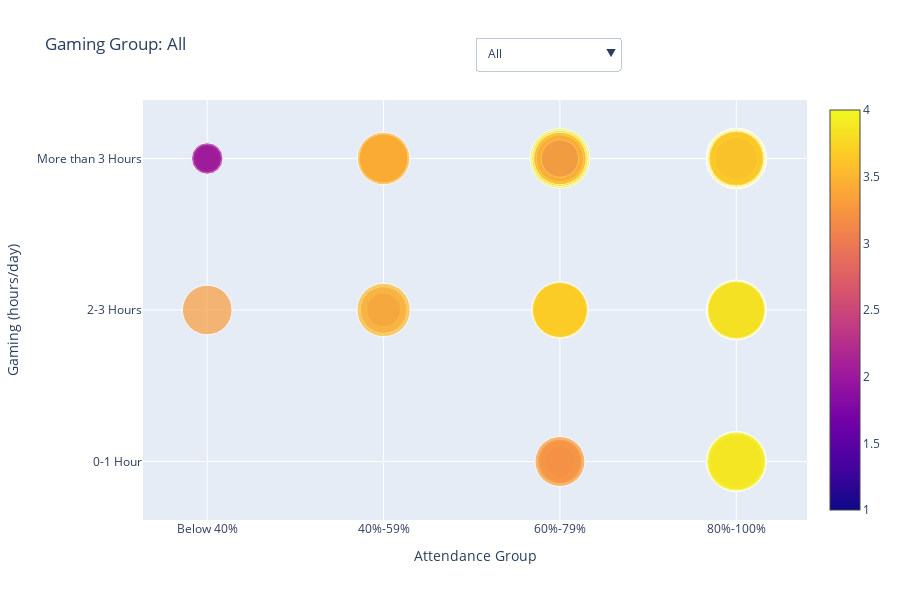

The notebook cell saved with this chart:
### Markdown cell above
#### 3.2.3 Argument 3 voor perspectief 2: Lage aanwezigheid en veel gamen schaden studieprestaties

De bubble chart toont het verband tussen dagelijkse gametijd, schoolaanweziheid en cijfers (CGPA). Hieruit blijkt duidelijk dat meer gamen samenhangt met lagere studieprestaties.

### Code cell
import pandas as pd
import plotly.graph_objects as go

# Load datasets
df1 = pd.read_csv("StudentPerformanceFactors.csv")
df2 = pd.read_csv("gameandgrade.csv")
df3 = pd.read_csv("ResearchInformation3.csv")

# Select the dataset with required columns
for df_candidate in [df1, df2, df3]:
    if {"Gaming", "Attendance", "Overall"}.issubset(df_candidate.columns):
        df = df_candidate
        break
else:
    raise ValueError("No dataset contains all required columns.")

# Clean and prepare data
df_clean = df[["Gaming", "Attendance", "Overall"]].dropna().copy()

# Define categorical order
gaming_order = ["More than 3 Hours", "2-3 Hours", "0-1 Hour"]
attendance_order = ["Below 40%", "40%-59%", "60%-79%", "80%-100%"]

df_clean["Gaming"] = pd.Categorical(df_clean["Gaming"], categories=gaming_order, ordered=True)
df_clean["Attendance"] = pd.Categorical(df_clean["Attendance"], categories=attendance_order, ordered=True)

# Create trace for "All"
trace_all = go.Scatter(
    x=df_clean["Attendance"],
    y=df_clean["Gaming"],
    mode='markers',
    name="All",
    visible=True,
    marker=dict(
        size=df_clean["Overall"] * 15,
        color=df_clean["Overall"],
        colorscale="Plasma",
        showscale=True  # Colorbar is shown
    ),
    text=[f"Attendance: {a}<br>Gaming: {g}<br>CGPA: {c:.2f}" 
          for a, g, c in zip(df_clean["Attendance"], df_clean["Gaming"], df_clean["Overall"])],
    hoverinfo='text'
)

# Create traces per gaming group
group_traces = []
for group in gaming_order:
    group_data = df_clean[df_clean["Gaming"] == group]
    trace = go.Scatter(
        x=group_data["Attendance"],
        y=group_data["Gaming"],
        mode='markers',
        name=group,
        visible=False,
        marker=dict(
            size=group_data["Overall"] * 15,
            color=group_data["Overall"],
            colorscale="Plasma",
            showscale=True  # Colorbar
        ),
        text=[f"Attendance: {a}<br>CGPA: {c:.2f}" 
              for a, c in zip(group_data["Attendance"], group_data["Overall"])],
        hoverinfo='text'
    )
    group_traces.append(trace)

# All traces
all_traces = [trace_all] + group_traces

# Dropdown buttons
dropdown_buttons = [
    dict(
        label="All",
        method="update",
        args=[
            {"visible": [True] + [False]*len(gaming_order)},
            {"title": "Gaming Group: All"}
        ]
    )
]

for i, group in enumerate(gaming_order):
    visible_array = [False] * (len(gaming_order) + 1)
    visible_array[i + 1] = True
    dropdown_buttons.append(
        dict(
            label=group,
            method="update",
            args=[
                {"visible": visible_array},
                {"title": f"Gaming Group: {group}"}
            ]
        )
    )

# Layout
layout = go.Layout(
    title="Gaming Group: All",
    xaxis=dict(title="Attendance Group", categoryorder='array', categoryarray=attendance_order),
    yaxis=dict(title="Gaming (hours/day)", categoryorder='array', categoryarray=gaming_order[::-1]),
    updatemenus=[
        dict(
            buttons=dropdown_buttons,
            direction="down",
            showactive=True,
            x=0.5,
            xanchor="left",
            y=1.15,
            yanchor="top"
        )
    ],
    margin=dict(t=100),
    height=600
)

# Show figure
fig = go.Figure(data=all_traces, layout=layout)
fig.show()

### Figure 1 — Plotly figure (JSON) as saved in the notebook; plotly's stock layout.template omitted (floating-point values rounded to 4 significant figures; data arrays with more than 128 entries replaced by an {"elided": "..."} marker saying what was removed)
{"data": [{"hoverinfo": "text", "marker": {"color": {"elided": "493 float values"}, "colorscale": [[0, "#0d0887"], [0.1111, "#46039f"], [0.2222, "#7201a8"], [0.3333, "#9c179e"], [0.4444, "#bd3786"], [0.5556, "#d8576b"], [0.6667, "#ed7953"], [0.7778, "#fb9f3a"], [0.8889, "#fdca26"], [1, "#f0f921"]], "showscale": true, "size": {"elided": "493 float values"}}, "mode": "markers", "name": "All", "text": {"elided": "493 str values"}, "type": "scatter", "visible": true, "x": {"elided": "493 str values"}, "y": {"elided": "493 str values"}}, {"hoverinfo": "text", "marker": {"color": {"elided": "302 float values"}, "colorscale": [[0, "#0d0887"], [0.1111, "#46039f"], [0.2222, "#7201a8"], [0.3333, "#9c179e"], [0.4444, "#bd3786"], [0.5556, "#d8576b"], [0.6667, "#ed7953"], [0.7778, "#fb9f3a"], [0.8889, "#fdca26"], [1, "#f0f921"]], "showscale": true, "size": {"elided": "302 float values"}}, "mode": "markers", "name": "More than 3 Hours", "text": {"elided": "302 str values"}, "type": "scatter", "visible": false, "x": {"elided": "302 str values"}, "y": {"elided": "302 str values"}}, {"hoverinfo": "text", "marker": {"color": {"elided": "141 float values"}, "colorscale": [[0, "#0d0887"], [0.1111, "#46039f"], [0.2222, "#7201a8"], [0.3333, "#9c179e"], [0.4444, "#bd3786"], [0.5556, "#d8576b"], [0.6667, "#ed7953"], [0.7778, "#fb9f3a"], [0.8889, "#fdca26"], [1, "#f0f921"]], "showscale": true, "size": {"elided": "141 float values"}}, "mode": "markers", "name": "2-3 Hours", "text": {"elided": "141 str values"}, "type": "scatter", "visible": false, "x": {"elided": "141 str values"}, "y": {"elided": "141 str values"}}, {"hoverinfo": "text", "marker": {"color": [3.35, 3.467, 1.8, 2.0, 2.5, 2.79, 3.0, 3.11, 3.39, 3.5, 3.5, 3.54, 3.65, 3.65, 3.78, 3.78, 3.8, 3.8, 3.84, 3.87, 3.88, 3.88, 3.88, 3.88, 3.88, 3.88, 3.93, 3.94, 3.94, 3.94, 3.94, 3.94, 3.94, 3.94, 3.94, 3.94, 3.94, 3.94, 3.94, 3.94, 3.95, 4.0, 3.33, 3.6, 3.8, 3.17, 3.5, 3.5, 3.78, 3.94], "colorscale": [[0, "#0d0887"], [0.1111, "#46039f"], [0.2222, "#7201a8"], [0.3333, "#9c179e"], [0.4444, "#bd3786"], [0.5556, "#d8576b"], [0.6667, "#ed7953"], [0.7778, "#fb9f3a"], [0.8889, "#fdca26"], [1, "#f0f921"]], "showscale": true, "size": [50.25, 52.01, 27.0, 30.0, 37.5, 41.85, 45.0, 46.65, 50.85, 52.5, 52.5, 53.1, 54.75, 54.75, 56.7, 56.7, 57.0, 57.0, 57.6, 58.05, 58.2, 58.2, 58.2, 58.2, 58.2, 58.2, 58.95, 59.1, 59.1, 59.1, 59.1, 59.1, 59.1, 59.1, 59.1, 59.1, 59.1, 59.1, 59.1, 59.1, 59.25, 60.0, 49.95, 54.0, 57.0, 47.55, 52.5, 52.5, 56.7, 59.1]}, "mode": "markers", "name": "0-1 Hour", "text": ["Attendance: 80%-100%<br>CGPA: 3.35", "Attendance: 80%-100%<br>CGPA: 3.47", "Attendance: 80%-100%<br>CGPA: 1.80", "Attendance: 60%-79%<br>CGPA: 2.00", "Attendance: 80%-100%<br>CGPA: 2.50", "Attendance: 60%-79%<br>CGPA: 2.79", "Attendance: 60%-79%<br>CGPA: 3.00", "Attendance: 80%-100%<br>CGPA: 3.11", "Attendance: 80%-100%<br>CGPA: 3.39", "Attendance: 80%-100%<br>CGPA: 3.50", "Attendance: 80%-100%<br>CGPA: 3.50", "Attendance: 80%-100%<br>CGPA: 3.54", "Attendance: 80%-100%<br>CGPA: 3.65", "Attendance: 80%-100%<br>CGPA: 3.65", "Attendance: 80%-100%<br>CGPA: 3.78", "Attendance: 80%-100%<br>CGPA: 3.78", "Attendance: 80%-100%<br>CGPA: 3.80", "Attendance: 80%-100%<br>CGPA: 3.80", "Attendance: 80%-100%<br>CGPA: 3.84", "Attendance: 80%-100%<br>CGPA: 3.87", "Attendance: 80%-100%<br>CGPA: 3.88", "Attendance: 80%-100%<br>CGPA: 3.88", "Attendance: 80%-100%<br>CGPA: 3.88", "Attendance: 80%-100%<br>CGPA: 3.88", "Attendance: 80%-100%<br>CGPA: 3.88", "Attendance: 80%-100%<br>CGPA: 3.88", "Attendance: 80%-100%<br>CGPA: 3.93", "Attendance: 80%-100%<br>CGPA: 3.94", "Attendance: 80%-100%<br>CGPA: 3.94", "Attendance: 80%-100%<br>CGPA: 3.94", "Attendance: 80%-100%<br>CGPA: 3.94", "Attendance: 80%-100%<br>CGPA: 3.94", "Attendance: 80%-100%<br>CGPA: 3.94", "Attendance: 80%-100%<br>CGPA: 3.94", "Attendance: 80%-100%<br>CGPA: 3.94", "Attendance: 80%-100%<br>CGPA: 3.94", "Attendance: 80%-100%<br>CGPA: 3.94", "Attendance: 80%-100%<br>CGPA: 3.94", "Attendance: 80%-100%<br>CGPA: 3.94", "Attendance: 80%-100%<br>CGPA: 3.94", "Attendance: 80%-100%<br>CGPA: 3.95", "Attendance: 80%-100%<br>CGPA: 4.00", "Attendance: 60%-79%<br>CGPA: 3.33", "Attendance: 80%-100%<br>CGPA: 3.60", "Attendance: 80%-100%<br>CGPA: 3.80", "Attendance: 80%-100%<br>CGPA: 3.17", "Attendance: 80%-100%<br>CGPA: 3.50", "Attendance: 80%-100%<br>CGPA: 3.50", "Attendance: 80%-100%<br>CGPA: 3.78", "Attendance: 80%-100%<br>CGPA: 3.94"], "type": "scatter", "visible": false, "x": ["80%-100%", "80%-100%", "80%-100%", "60%-79%", "80%-100%", "60%-79%", "60%-79%", "80%-100%", "80%-100%", "80%-100%", "80%-100%", "80%-100%", "80%-100%", "80%-100%", "80%-100%", "80%-100%", "80%-100%", "80%-100%", "80%-100%", "80%-100%", "80%-100%", "80%-100%", "80%-100%", "80%-100%", "80%-100%", "80%-100%", "80%-100%", "80%-100%", "80%-100%", "80%-100%", "80%-100%", "80%-100%", "80%-100%", "80%-100%", "80%-100%", "80%-100%", "80%-100%", "80%-100%", "80%-100%", "80%-100%", "80%-100%", "80%-100%", "60%-79%", "80%-100%", "80%-100%", "80%-100%", "80%-100%", "80%-100%", "80%-100%", "80%-100%"], "y": ["0-1 Hour", "0-1 Hour", "0-1 Hour", "0-1 Hour", "0-1 Hour", "0-1 Hour", "0-1 Hour", "0-1 Hour", "0-1 Hour", "0-1 Hour", "0-1 Hour", "0-1 Hour", "0-1 Hour", "0-1 Hour", "0-1 Hour", "0-1 Hour", "0-1 Hour", "0-1 Hour", "0-1 Hour", "0-1 Hour", "0-1 Hour", "0-1 Hour", "0-1 Hour", "0-1 Hour", "0-1 Hour", "0-1 Hour", "0-1 Hour", "0-1 Hour", "0-1 Hour", "0-1 Hour", "0-1 Hour", "0-1 Hour", "0-1 Hour", "0-1 Hour", "0-1 Hour", "0-1 Hour", "0-1 Hour", "0-1 Hour", "0-1 Hour", "0-1 Hour", "0-1 Hour", "0-1 Hour", "0-1 Hour", "0-1 Hour", "0-1 Hour", "0-1 Hour", "0-1 Hour", "0-1 Hour", "0-1 Hour", "0-1 Hour"]}], "layout": {"height": 600, "margin": {"t": 100}, "title": {"text": "Gaming Group: All"}, "updatemenus": [{"buttons": [{"args": [{"visible": [true, false, false, false]}, {"title": "Gaming Group: All"}], "label": "All", "method": "update"}, {"args": [{"visible": [false, true, false, false]}, {"title": "Gaming Group: More than 3 Hours"}], "label": "More than 3 Hours", "method": "update"}, {"args": [{"visible": [false, false, true, false]}, {"title": "Gaming Group: 2-3 Hours"}], "label": "2-3 Hours", "method": "update"}, {"args": [{"visible": [false, false, false, true]}, {"title": "Gaming Group: 0-1 Hour"}], "label": "0-1 Hour", "method": "update"}], "direction": "down", "showactive": true, "x": 0.5, "xanchor": "left", "y": 1.15, "yanchor": "top"}], "xaxis": {"categoryarray": ["Below 40%", "40%-59%", "60%-79%", "80%-100%"], "categoryorder": "array", "title": {"text": "Attendance Group"}}, "yaxis": {"categoryarray": ["0-1 Hour", "2-3 Hours", "More than 3 Hours"], "categoryorder": "array", "title": {"text": "Gaming (hours/day)"}}}}
